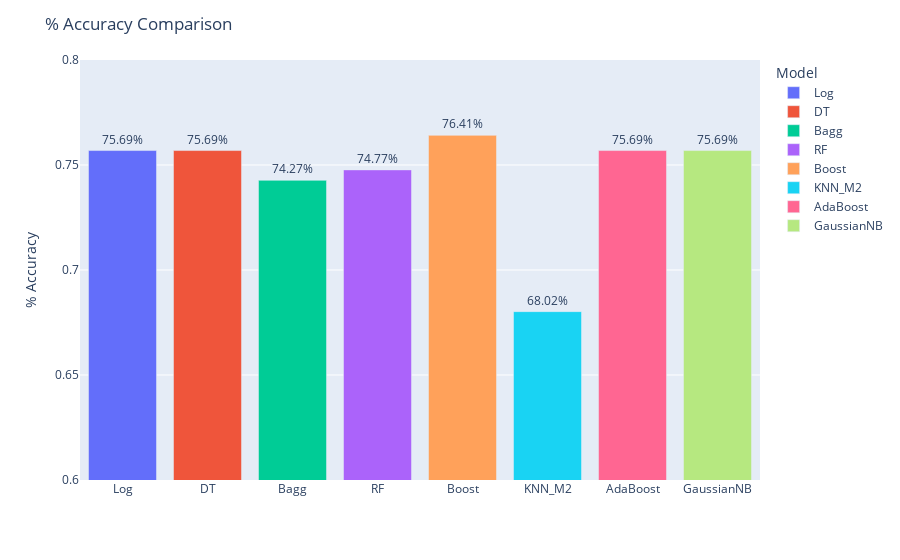

Notebook code for this chart:
### Code cell
categ = ['Log','DT', 'Bagg', 'RF','Boost', 'KNN_M2', 'AdaBoost','GaussianNB']
values = [acc_log, accDTGrid, accBaggGrid, accRFGrid, accBoostGrid, acc_KNN_M2, accAdaGrid, accGNBGrid]
#colors = ['blue', 'darkblue', 'pink', 'red', 'yellow', 'orange', 'lightgreen', 'darkgreen'] 

df = pd.DataFrame({'Model': categ, 'Accuracy': values})

fig = px.bar(df, x='Model', y='Accuracy', color='Model', range_y=[0.6, 0.8], text='Accuracy')
fig.update_traces(texttemplate='%{text:.2%}', textposition='outside')
fig.update_layout(
    xaxis_title='',
    yaxis_title='% Accuracy',
    title='% Accuracy Comparison'
)
fig.show()

### Figure 1 — Plotly figure (JSON) as saved in the notebook; plotly's stock layout.template omitted (floating-point values rounded to 4 significant figures)
{"data": [{"alignmentgroup": "True", "hovertemplate": "Model=%{x}<br>Accuracy=%{text}<extra></extra>", "legendgroup": "Log", "marker": {"color": "#636efa", "pattern": {"shape": ""}}, "name": "Log", "offsetgroup": "Log", "orientation": "v", "showlegend": true, "text": [0.7569], "textposition": "outside", "texttemplate": "%{text:.2%}", "type": "bar", "x": ["Log"], "xaxis": "x", "y": [0.7569], "yaxis": "y"}, {"alignmentgroup": "True", "hovertemplate": "Model=%{x}<br>Accuracy=%{text}<extra></extra>", "legendgroup": "DT", "marker": {"color": "#EF553B", "pattern": {"shape": ""}}, "name": "DT", "offsetgroup": "DT", "orientation": "v", "showlegend": true, "text": [0.7569], "textposition": "outside", "texttemplate": "%{text:.2%}", "type": "bar", "x": ["DT"], "xaxis": "x", "y": [0.7569], "yaxis": "y"}, {"alignmentgroup": "True", "hovertemplate": "Model=%{x}<br>Accuracy=%{text}<extra></extra>", "legendgroup": "Bagg", "marker": {"color": "#00cc96", "pattern": {"shape": ""}}, "name": "Bagg", "offsetgroup": "Bagg", "orientation": "v", "showlegend": true, "text": [0.7427], "textposition": "outside", "texttemplate": "%{text:.2%}", "type": "bar", "x": ["Bagg"], "xaxis": "x", "y": [0.7427], "yaxis": "y"}, {"alignmentgroup": "True", "hovertemplate": "Model=%{x}<br>Accuracy=%{text}<extra></extra>", "legendgroup": "RF", "marker": {"color": "#ab63fa", "pattern": {"shape": ""}}, "name": "RF", "offsetgroup": "RF", "orientation": "v", "showlegend": true, "text": [0.7477], "textposition": "outside", "texttemplate": "%{text:.2%}", "type": "bar", "x": ["RF"], "xaxis": "x", "y": [0.7477], "yaxis": "y"}, {"alignmentgroup": "True", "hovertemplate": "Model=%{x}<br>Accuracy=%{text}<extra></extra>", "legendgroup": "Boost", "marker": {"color": "#FFA15A", "pattern": {"shape": ""}}, "name": "Boost", "offsetgroup": "Boost", "orientation": "v", "showlegend": true, "text": [0.7641], "textposition": "outside", "texttemplate": "%{text:.2%}", "type": "bar", "x": ["Boost"], "xaxis": "x", "y": [0.7641], "yaxis": "y"}, {"alignmentgroup": "True", "hovertemplate": "Model=%{x}<br>Accuracy=%{text}<extra></extra>", "legendgroup": "KNN_M2", "marker": {"color": "#19d3f3", "pattern": {"shape": ""}}, "name": "KNN_M2", "offsetgroup": "KNN_M2", "orientation": "v", "showlegend": true, "text": [0.6802], "textposition": "outside", "texttemplate": "%{text:.2%}", "type": "bar", "x": ["KNN_M2"], "xaxis": "x", "y": [0.6802], "yaxis": "y"}, {"alignmentgroup": "True", "hovertemplate": "Model=%{x}<br>Accuracy=%{text}<extra></extra>", "legendgroup": "AdaBoost", "marker": {"color": "#FF6692", "pattern": {"shape": ""}}, "name": "AdaBoost", "offsetgroup": "AdaBoost", "orientation": "v", "showlegend": true, "text": [0.7569], "textposition": "outside", "texttemplate": "%{text:.2%}", "type": "bar", "x": ["AdaBoost"], "xaxis": "x", "y": [0.7569], "yaxis": "y"}, {"alignmentgroup": "True", "hovertemplate": "Model=%{x}<br>Accuracy=%{text}<extra></extra>", "legendgroup": "GaussianNB", "marker": {"color": "#B6E880", "pattern": {"shape": ""}}, "name": "GaussianNB", "offsetgroup": "GaussianNB", "orientation": "v", "showlegend": true, "text": [0.7569], "textposition": "outside", "texttemplate": "%{text:.2%}", "type": "bar", "x": ["GaussianNB"], "xaxis": "x", "y": [0.7569], "yaxis": "y"}], "layout": {"barmode": "relative", "legend": {"title": {"text": "Model"}, "tracegroupgap": 0}, "margin": {"t": 60}, "title": {"text": "% Accuracy Comparison"}, "xaxis": {"anchor": "y", "categoryarray": ["Log", "DT", "Bagg", "RF", "Boost", "KNN_M2", "AdaBoost", "GaussianNB"], "categoryorder": "array", "domain": [0, 1], "title": {"text": ""}}, "yaxis": {"anchor": "x", "domain": [0, 1], "range": [0.6, 0.8], "title": {"text": "% Accuracy"}}}}
